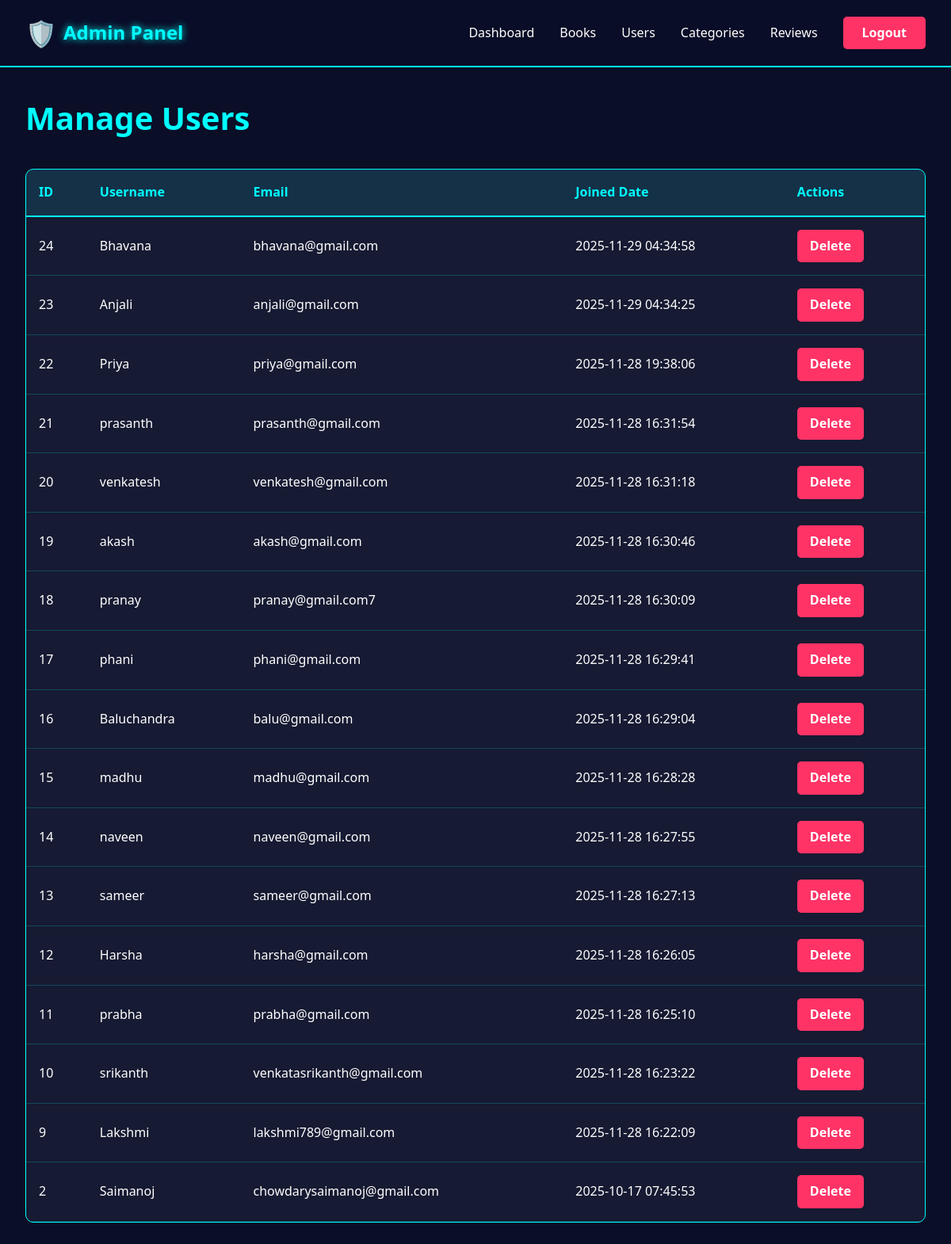
Page /admin/users (signed in) on the committed database.
### tables this page shows
CREATE TABLE users (
            id INTEGER PRIMARY KEY AUTOINCREMENT,
            username TEXT UNIQUE NOT NULL,
            email TEXT UNIQUE NOT NULL,
            password_hash TEXT NOT NULL,
            created_at TIMESTAMP DEFAULT CURRENT_TIMESTAMP
        );

### app.py (the view)
@app.route('/admin/users')
@admin_required
def admin_users():
    conn = get_db()
    cursor = conn.cursor()
    cursor.execute('SELECT * FROM users ORDER BY created_at DESC')
    users = cursor.fetchall()
    conn.close()
    return render_template('admin/users.html', users=users)

### app.py (called while the page is built)
def get_db():
    conn = sqlite3.connect('bookverse.db')
    conn.row_factory = sqlite3.Row
    return conn

def admin_required(f):
    @wraps(f)
    def decorated_function(*args, **kwargs):
        if 'admin_id' not in request.cookies:
            flash('Please log in as admin to access this page.', 'error')
            return redirect(url_for('admin_login'))
        return f(*args, **kwargs)
    return decorated_function

### templates/admin/users.html (shortened to what this page needs)
<!DOCTYPE html>
<html lang="en">
<head>
    <link rel="stylesheet" href="{{ url_for('static', filename='css/style.css') }}">
</head>
<body>
    <nav class="admin-navbar">
        <div class="nav-container">
            <a href="{{ url_for('admin_dashboard') }}" class="logo">
                <span class="logo-icon">🛡️</span>
                <span class="logo-text">Admin Panel</span>
            </a>
            <div class="nav-links">
                <a href="{{ url_for('admin_dashboard') }}">Dashboard</a>
                <a href="{{ url_for('admin_books') }}">Books</a>
                <a href="{{ url_for('admin_users') }}">Users</a>
                <a href="{{ url_for('admin_categories') }}">Categories</a>
                <a href="{{ url_for('admin_reviews') }}">Reviews</a>
                <a href="{{ url_for('admin_logout') }}" class="btn-logout">Logout</a>
            </div>
        </div>
    </nav>
    <main class="admin-content">
        <h1 class="admin-title">Manage Users</h1>
        <div class="admin-table">
            <table>
                <thead>
                    <tr>
                        <th>ID</th>
                        <th>Username</th>
                        <th>Email</th>
                        <th>Joined Date</th>
                        <th>Actions</th>
                    </tr>
                </thead>
                <tbody>
                    {% for user in users %}
                    <tr>
                        <td>{{ user.id }}</td>
                        <td>{{ user.username }}</td>
                        <td>{{ user.email }}</td>
                        <td>{{ user.created_at }}</td>
                        <td>
                            <a href="{{ url_for('admin_delete_user', user_id=user.id) }}" onclick="return confirm('Delete this user? This will also delete all their favorites, reading history, and reviews.')" class="btn-delete">Delete</a>
                        </td>
                    </tr>
                    {% endfor %}
                </tbody>
            </table>
        </div>
    </main>
</body>
</html>

### static/css/style.css (style rules this page uses)
* { margin: 0; padding: 0; box-sizing: border-box; }
body { font-family: 'Segoe UI', Tahoma, Geneva, Verdana, sans-serif; background: #0a0e27; color: #ffffff; line-height: 1.6; min-height: 100vh; }
.navbar, .admin-navbar { background: rgba(10, 14, 39, 0.95); border-bottom: 2px solid #00ffff; padding: 1rem 0; position: sticky; top: 0; z-index: 1000; backdrop-filter: blur(10px); }
.nav-container { max-width: 1400px; margin: 0 auto; padding: 0 2rem; display: flex; justify-content: space-between; align-items: center; }
.logo { display: flex; align-items: center; gap: 0.5rem; text-decoration: none; color: #00ffff; font-size: 1.5rem; font-weight: bold; }
.logo-icon { font-size: 2rem; }
.logo-text { text-shadow: 0 0 10px #00ffff; }
.nav-links { display: flex; gap: 2rem; align-items: center; }
.nav-links a { color: #ffffff; text-decoration: none; transition: all 0.3s; position: relative; }
.btn-logout { background: #ff3366; color: #ffffff; padding: 0.5rem 1.5rem; border-radius: 5px; font-weight: bold; }
.admin-content { max-width: 1400px; margin: 0 auto; padding: 2rem; }
.admin-title { font-size: 2.5rem; color: #00ffff; margin-bottom: 2rem; }
.admin-table { background: rgba(255, 255, 255, 0.05); border: 1px solid #00ffff; border-radius: 10px; overflow: hidden; }
.admin-table table { width: 100%; border-collapse: collapse; }
.admin-table th { background: rgba(0, 255, 255, 0.1); color: #00ffff; padding: 1rem; text-align: left; border-bottom: 2px solid #00ffff; }
.admin-table td { padding: 1rem; border-bottom: 1px solid rgba(0, 255, 255, 0.2); }
.btn-delete { background: #ff3366; color: #ffffff; padding: 0.5rem 1rem; border: none; border-radius: 5px; cursor: pointer; font-weight: bold; text-decoration: none; display: inline-block; transition: all 0.3s; }

### rows in the picture
users: id "24", username "Bhavana", email "bhavana@gmail.com", created_at "2025-11-29 04:34:58"
users: id "23", username "Anjali", email "anjali@gmail.com", created_at "2025-11-29 04:34:25"
users: id "22", username "Priya", email "priya@gmail.com", created_at "2025-11-28 19:38:06"
users: id "21", username "prasanth", email "prasanth@gmail.com", created_at "2025-11-28 16:31:54"
users: id "20", username "venkatesh", email "venkatesh@gmail.com", created_at "2025-11-28 16:31:18"
users: id "19", username "akash", email "akash@gmail.com", created_at "2025-11-28 16:30:46"
users: id "18", username "pranay", email "pranay@gmail.com7", created_at "2025-11-28 16:30:09"
users: id "17", username "phani", email "phani@gmail.com", created_at "2025-11-28 16:29:41"
users: id "16", username "Baluchandra", email "balu@gmail.com", created_at "2025-11-28 16:29:04"
users: id "15", username "madhu", email "madhu@gmail.com", created_at "2025-11-28 16:28:28"
users: id "14", username "naveen", email "naveen@gmail.com", created_at "2025-11-28 16:27:55"
users: id "13", username "sameer", email "sameer@gmail.com", created_at "2025-11-28 16:27:13"
users: id "12", username "Harsha", email "harsha@gmail.com", created_at "2025-11-28 16:26:05"
users: id "11", username "prabha", email "prabha@gmail.com", created_at "2025-11-28 16:25:10"
users: id "10", username "srikanth", email "venkatasrikanth@gmail.com", created_at "2025-11-28 16:23:22"
users: id "9", username "Lakshmi", email "lakshmi789@gmail.com", created_at "2025-11-28 16:22:09"
users: id "2", username "Saimanoj", email "chowdarysaimanoj@gmail.com", created_at "2025-10-17 07:45:53"
